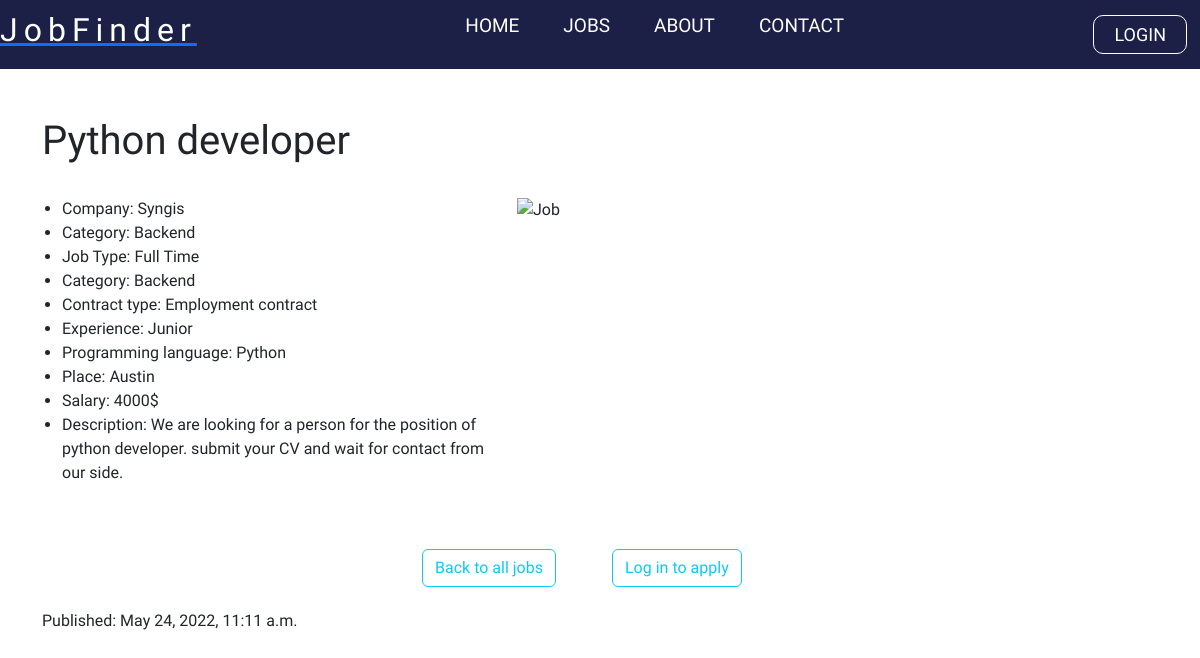
Page /jobs/1/ on the committed database.
### backend/models.py (models this page shows, shortened)
class Job(models.Model):
    user = models.ForeignKey(User, related_name='useraccount', on_delete=models.CASCADE, null=True, blank=True, editable=False)
    title = models.CharField(max_length=200, null=True, blank=True)
    company = models.CharField(max_length=200, null=True, blank=True)
    jobType = models.CharField(choices=JOB_CHOICES, max_length = 50, null=True, blank=True)
    category = models.CharField(choices=CATEGORY_CHOICES, max_length = 50, null=True, blank=True)
    contractType = models.CharField(choices=CONTRACT_CHOICES, max_length = 50, null=True, blank=True)
    experience = models.CharField(choices=EXPERIENCE_CHOICES, max_length = 50, null=True, blank=True)
    description = RichTextField(blank=True, null=True)
    proglanguage =  models.CharField(max_length=200, null=True, blank=True)
    place = models.CharField(max_length=200, null=True, blank=True)
    salary = models.CharField(max_length=200, null=True, blank=True)
    published = models.DateTimeField(default=timezone.now)
    class Meta:
        ordering = ['-published']

### backend/views.py (the view)
# urls.py: path('jobs/<int:job_id>/', views.job_info, name='job_info'),
def job_info(request, job_id):
    job = Job.objects.get(pk=job_id)
    return render(request, 'backend/job_info.html', {'job': job})

### templates/backend/job_info.html (shortened to what this page needs)
{% extends 'main.html' %}
{% load static %}
{% block content %}
{% include 'navbar.html' %}
{% static 'images' as baseUrl %}
    <div class="container py-4 my-4 mx-auto d-flex flex-column">
        <div class="header">
            <div class="row r1">
                <div class="col-md-9 abc">
                    <h1>{{ job.title }} </h1>
                </div>
            </div>
        </div>
        <div class="container-body mt-4">
            <div class="row r3">
                <div class="col-md-5 p-0 klo">
                    <ul>
                        <li>Company: {{ job.company }}</li>
                        <li>Category: {{ job.get_category_display }}</li>
                        <li>Job Type: {{ job.jobType}}</li>
                        <li>Category: {{ job.category }}</li>
                        <li>Contract type: {{ job.contractType }}</li>
                        <li>Experience: {{ job.experience }}</li>
                        <li>Programming language: {{job.proglanguage}}</li>
                        <li>Place: {{ job.place }}</li>
                        <li>Salary: {{ job.salary }}$</li>
                        <li>Description: {{ job.description|safe }}</li>
                    </ul>
                </div>
                <div class="col-md-7"> <img src="https://cdn.pixabay.com/photo/2015/09/04/23/28/wordpress-923188_960_720.jpg" alt="Job" width="90%" height="95%"> </div>
            </div>
        </div>
        <div class="footer d-flex flex-column mt-5">
            <div class="row r4">
                <div class="col-md-2 mio offset-md-4">
                   <a type="button" class="btn btn-outline-info" href="{% url 'jobs' %}">Back to all jobs</a></div>
                    {% if user.is_authenticated %}
                <div class="col-md-2 myt ">
                   <a type="button" class="btn btn-outline-info" href="{% url 'application' job.id %}">Apply for job</a></div>
                    {% else %}
                    <div class="col-md-2 myt ">
                   <a type="button" class="btn btn-outline-info" href="{% url 'loginPage' %}">Log in to apply</a></div>
                    {% endif %}
            </div>
            <br>
            <h6>Published: {{job.published}}</h6>
        </div>
        <br>
    </div>
      <link href="https://cdn.jsdelivr.net/npm/bootstrap@5.2.0-beta1/dist/css/bootstrap.min.css" rel="stylesheet">
{% endblock %}

### static/styles/navbar.css (style rules this page uses)
* { margin: 0; padding: 0; font-family: 'Koulen', cursive; }
body { background-color: rgb(255, 255, 255); }

### rows in the picture
Job: title "Python developer", company "Syngis", category "Backend", jobType "Full Time", contractType "Employment contract", experience "Junior", proglanguage "Python", place "Austin", salary "4000", description "We are looking for a person for the position of python developer. submit your CV and wait for contact from our side.", published "May 24, 2022, 11:11 a.m."
